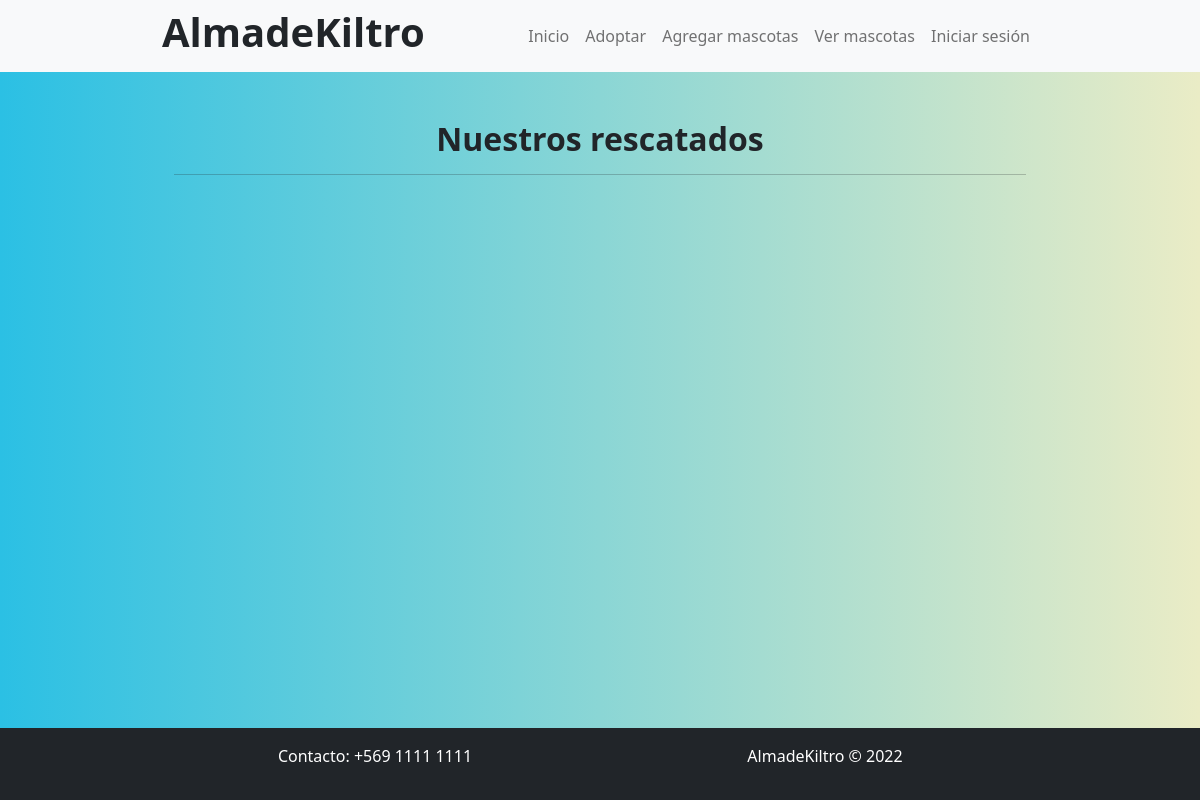
/mascotas/, run on an earlier commit of the app's database.
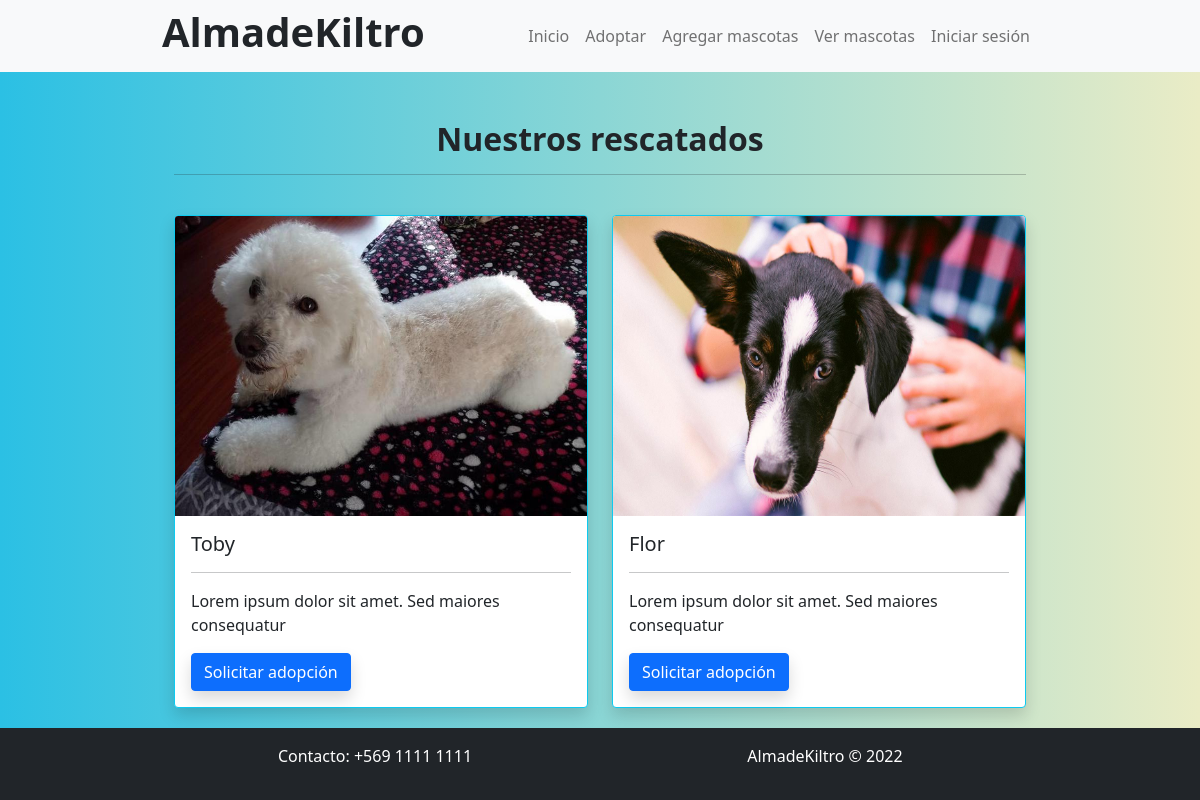
And on a later commit of the database.
### app/models.py (models this page shows, shortened)
class Mascota(models.Model):
    nombre_mascota = models.CharField(max_length=250)
    imagen = models.ImageField(upload_to="mascota", null=True)
    edad_mascota = models.CharField(max_length=250)
    sexo = models.IntegerField(choices=opciones_sexo)
    descripcion = models.TextField()
    tamaño = models.IntegerField(choices=opciones_tamaño)
    peso = models.CharField(max_length=250)
    especie = models.ForeignKey(Especie, on_delete=models.PROTECT)
    raza = models.ForeignKey(Raza, on_delete=models.PROTECT)

### app/views.py (the view)
# urls.py: path('mascotas/', mascotas, name="mascotas"),
def mascotas(request):
    mascotas = Mascota.objects.all()
    data = {
        'mascotas': mascotas
    }
    return render(request, 'app/mascotas.html', data)

### app/templates/app/mascotas.html (shortened to what this page needs)
{% extends 'app/base.html' %}
{% load static %}
{% block css %}
<link href="https://cdn.jsdelivr.net/npm/bootstrap@5.1.3/dist/css/bootstrap.min.css" rel="stylesheet">
<link rel="stylesheet" href="{% static 'app/css/mascotas.css' %}">{% endblock %}
{% block contenido %}
<main class="container">
    <h2 class="fw-bold text-center">Nuestros rescatados</h2>
    <hr><br>
    <div class="row row-cols-1 row-cols-md-2 g-4">{% for m in mascotas %}
        <div class="col">
            <div class="card border-info shadow">
                {% if m.imagen %}
                <img src="{{ m.imagen.url }}" class="card-img-top" alt="..."> {% endif %}
                <div class="card-body">
                    <h5 class="card-title">{{ m.nombre_mascota}}</h5>
                    <hr>
                    <p class="card-text">{{ m.descripcion }}</p>
                    <button type="button" class="btn btn-primary shadow">Solicitar adopción</button>
                </div>
            </div>
        </div>{% endfor %}
    </div>
</main>
{% endblock %}

What changed in the data, as far as the page shows it:
added Mascota: imagen (picture), nombre_mascota "Toby", descripcion "Lorem ipsum dolor sit amet. Sed maiores consequatur"
added Mascota: imagen (picture), nombre_mascota "Flor", descripcion "Lorem ipsum dolor sit amet. Sed maiores consequatur"
